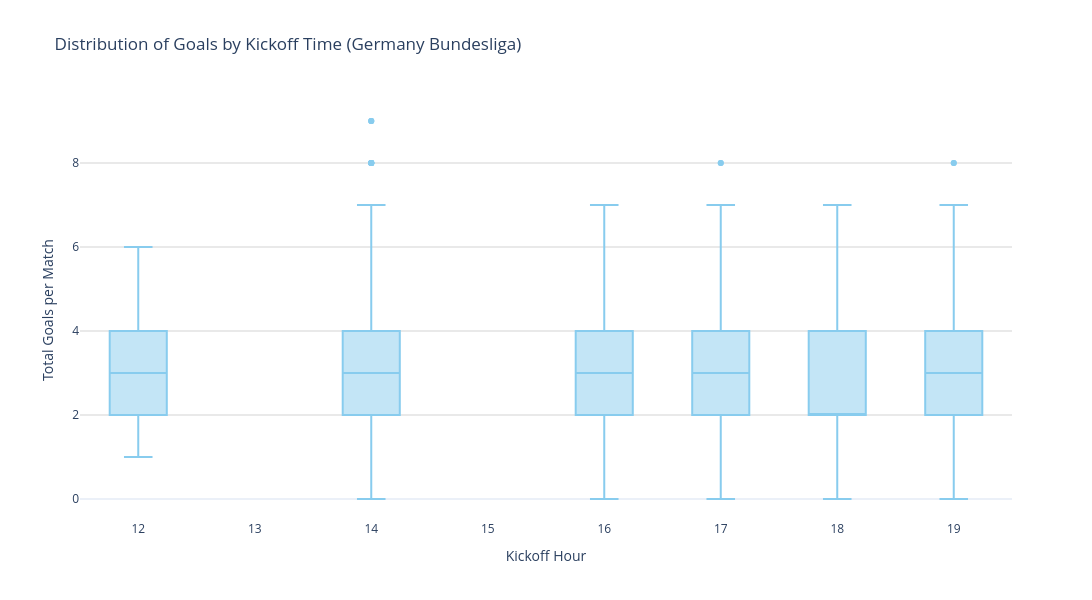

Notebook source saved alongside this figure:
### Code cell
fig_q4b = px.box(
    data_frame=df_q4,
    x='Match Time (by hour)',
    y='Total Goals',
    title="Distribution of Goals by Kickoff Time (Germany Bundesliga)",
    labels={"Match Time (by hour)": "Kickoff Hour", "Total Goals": "Total Goals per Match", "Division": "League"},
    color_discrete_sequence=px.colors.qualitative.Safe
)

fig_q4b.update_layout(
    width=1200,
    height=600,
    legend_title_text='League'
)

fig_q4b.update_xaxes(
    title="Kickoff Hour",
    dtick=1
)

fig_q4b.update_yaxes(
    title="Total Goals per Match",
    gridcolor='lightgrey'
)

fig_q4b.show()

### Figure 1 — Plotly figure (JSON) as saved in the notebook; plotly's stock layout.template omitted (floating-point values rounded to 4 significant figures; data arrays with more than 128 entries replaced by an {"elided": "..."} marker saying what was removed)
{"data": [{"alignmentgroup": "True", "hovertemplate": "Kickoff Hour=%{x}<br>Total Goals per Match=%{y}<extra></extra>", "legendgroup": "", "marker": {"color": "rgb(136, 204, 238)"}, "name": "", "notched": false, "offsetgroup": "", "orientation": "v", "showlegend": false, "type": "box", "x": {"elided": "1836 int values"}, "x0": " ", "xaxis": "x", "y": {"elided": "1836 float values"}, "y0": " ", "yaxis": "y"}], "layout": {"boxmode": "group", "height": 600, "legend": {"title": {"text": "League"}, "tracegroupgap": 0}, "title": {"text": "Distribution of Goals by Kickoff Time (Germany Bundesliga)"}, "width": 1200, "xaxis": {"anchor": "y", "domain": [0, 1], "dtick": 1, "title": {"text": "Kickoff Hour"}}, "yaxis": {"anchor": "x", "domain": [0, 1], "gridcolor": "lightgrey", "title": {"text": "Total Goals per Match"}}}}
